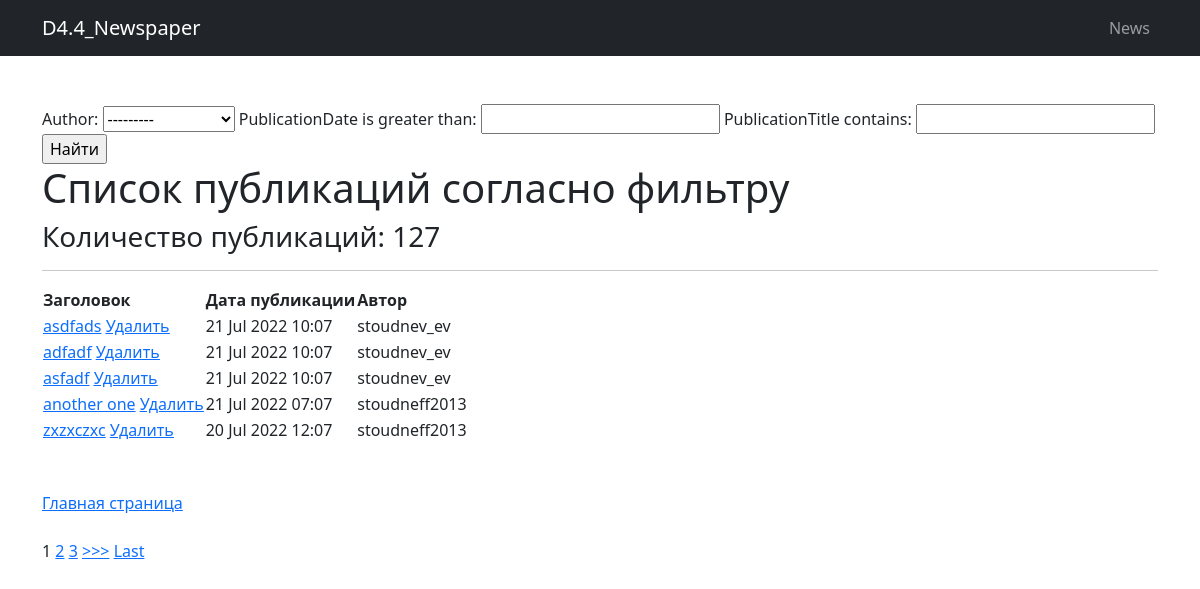
The app's page /news/search/ with its own data.
### news/models.py (models this page shows, shortened)
class Post(models.Model):
    article = 'AR'
    newsItem = 'NI'
    PUBLICATION_TYPES = [
        (article, 'Статья'),
        (newsItem, 'Новость'),
    ]
    author = models.ForeignKey(Author, on_delete = models.CASCADE)
    publicationType = models.CharField(max_length = 2, choices = PUBLICATION_TYPES, default = article)
    publicationDate = models.DateTimeField(auto_now_add = True)
    publicationTitle = models.CharField(max_length = 255)
    publicationText = models.TextField()
    publicationRanking = models.IntegerField(default = 0)
    postCategory = models.ManyToManyField(Category, through = 'PostCategory')

class Author(models.Model):
    authorUser = models.OneToOneField(User, on_delete = models.CASCADE)
    authorRanking = models.IntegerField(default = 0)
    def __str__(self):
        return f'{self.authorUser.username}'

### news/views.py (the view)
# urls.py: path('search/', PostListSearch.as_view(), name='post_search'),
class PostListSearch(ListView):
    model = Post
    template_name = 'news_search.html'
    context_object_name = 'news_search'
    queryset = Post.objects.filter(publicationType='NI').order_by('-publicationDate')
    paginate_by = 5
    def get_filter(self):
        return PostFilter(self.request.GET, queryset=super().get_queryset())
    def get_queryset(self):
        return self.get_filter().qs
    def get_context_data(self, *args, **kwargs):
        return {**super().get_context_data(*args, **kwargs), 'filter':self.get_filter()}

### news/templatetags/custom_filters.py (called while the page is built)
@register.filter(name='Censor')
def Censor(input_text):
    bad_words = ['практически', 'научились']
    if isinstance(input_text, str):
        a = input_text.split()
        for i in a:
            if i in bad_words:
                a.remove(i)
        return ' '.join(a)
    else:
        raise ValueError(f'{input_text} не является строкой или текстом')

@register.filter(name='update_page')
def update_page(full_path:str, page:int):
    try:
        params_list = full_path.split('?')[1].split('&')
        params = dict([tuple(str(param).split('=')) for param in params_list])
        params.update({'page': page})
        link = ''
        for key, value in params.items():
            link += (f"{key}={value}&")
        return link[:-1]
    except:
        return f"page={page}"

### templates/news_search.html (shortened to what this page needs)
{% extends 'default.html' %}
{% load custom_filters %}
{% block content %}
<form method="GET">
    {{ filter.form }}
    <input type="submit" value="Найти">
</form>
    <h1>Список публикаций согласно фильтру</h1>
    <h3>Количество публикаций: {{ filter.qs|length }}</h3>
    <hr>
    {% if news_search %}
    <table>
        <thead>
            <th>
                Заголовок
            </th>
            <th>
                Дата публикации
            </th>
            <th>
                Автор
            </th>
        </thead>
    {% for ni in news_search %}
        <tr>
            <td>
                <a href="{% url 'post_detail' ni.id %}">{{ ni.publicationTitle|Censor }}</a>
                <a href="{% url 'post_delete' ni.id %}"><u> Удалить</u></a>
            </td>
            <td>
                {{ ni.publicationDate|date:'d M Y h:m' }}
            </td>
            <td>
                {{ ni.author }}
            </td>
        </tr>
    {% endfor %}
    </table>
    {% else %}
    <h2>Публикаций нет!</h2>
    {% endif %}
<br>
<br>
<a href="{% url 'main' %}">Главная страница</a>
<br>
<br>
    {% if is_paginated %}
    {% for num in page_obj.paginator.page_range %}
        {% if page_obj.number == num %}
            <a>{{ num }}</a>
        {% elif num > page_obj.number|add:'-3' and num < page_obj.number|add:'3' %}
            <a href="?{{ request.get_full_path|update_page:num }}">{{ num }}</a>
        {% endif %}
    {% endfor %}
    {% if page_obj.has_next %}
        <a href="?{{ request.get_full_path|update_page:page_obj.next_page_number }}">>>></a>
        <a href="?{{ request.get_full_path|update_page:page_obj.paginator.num_pages }}">Last</a>
    {% endif %}
{% endif %}
{% endblock content %}

### records on screen
Post: publicationTitle|Censor "asdfads", publicationDate "21 Jul 2022 10:07", author "stoudnev_ev"
Post: publicationTitle|Censor "adfadf", publicationDate "21 Jul 2022 10:07", author "stoudnev_ev"
Post: publicationTitle|Censor "asfadf", publicationDate "21 Jul 2022 10:07", author "stoudnev_ev"
Post: publicationTitle|Censor "another one", publicationDate "21 Jul 2022 07:07", author "stoudneff2013"
Post: publicationTitle|Censor "zxzxczxc", publicationDate "20 Jul 2022 12:07", author "stoudneff2013"

### other values on screen
{{ filter.qs|length }} "127"
{{ num }} "1"
{{ num }} "2" "3"
